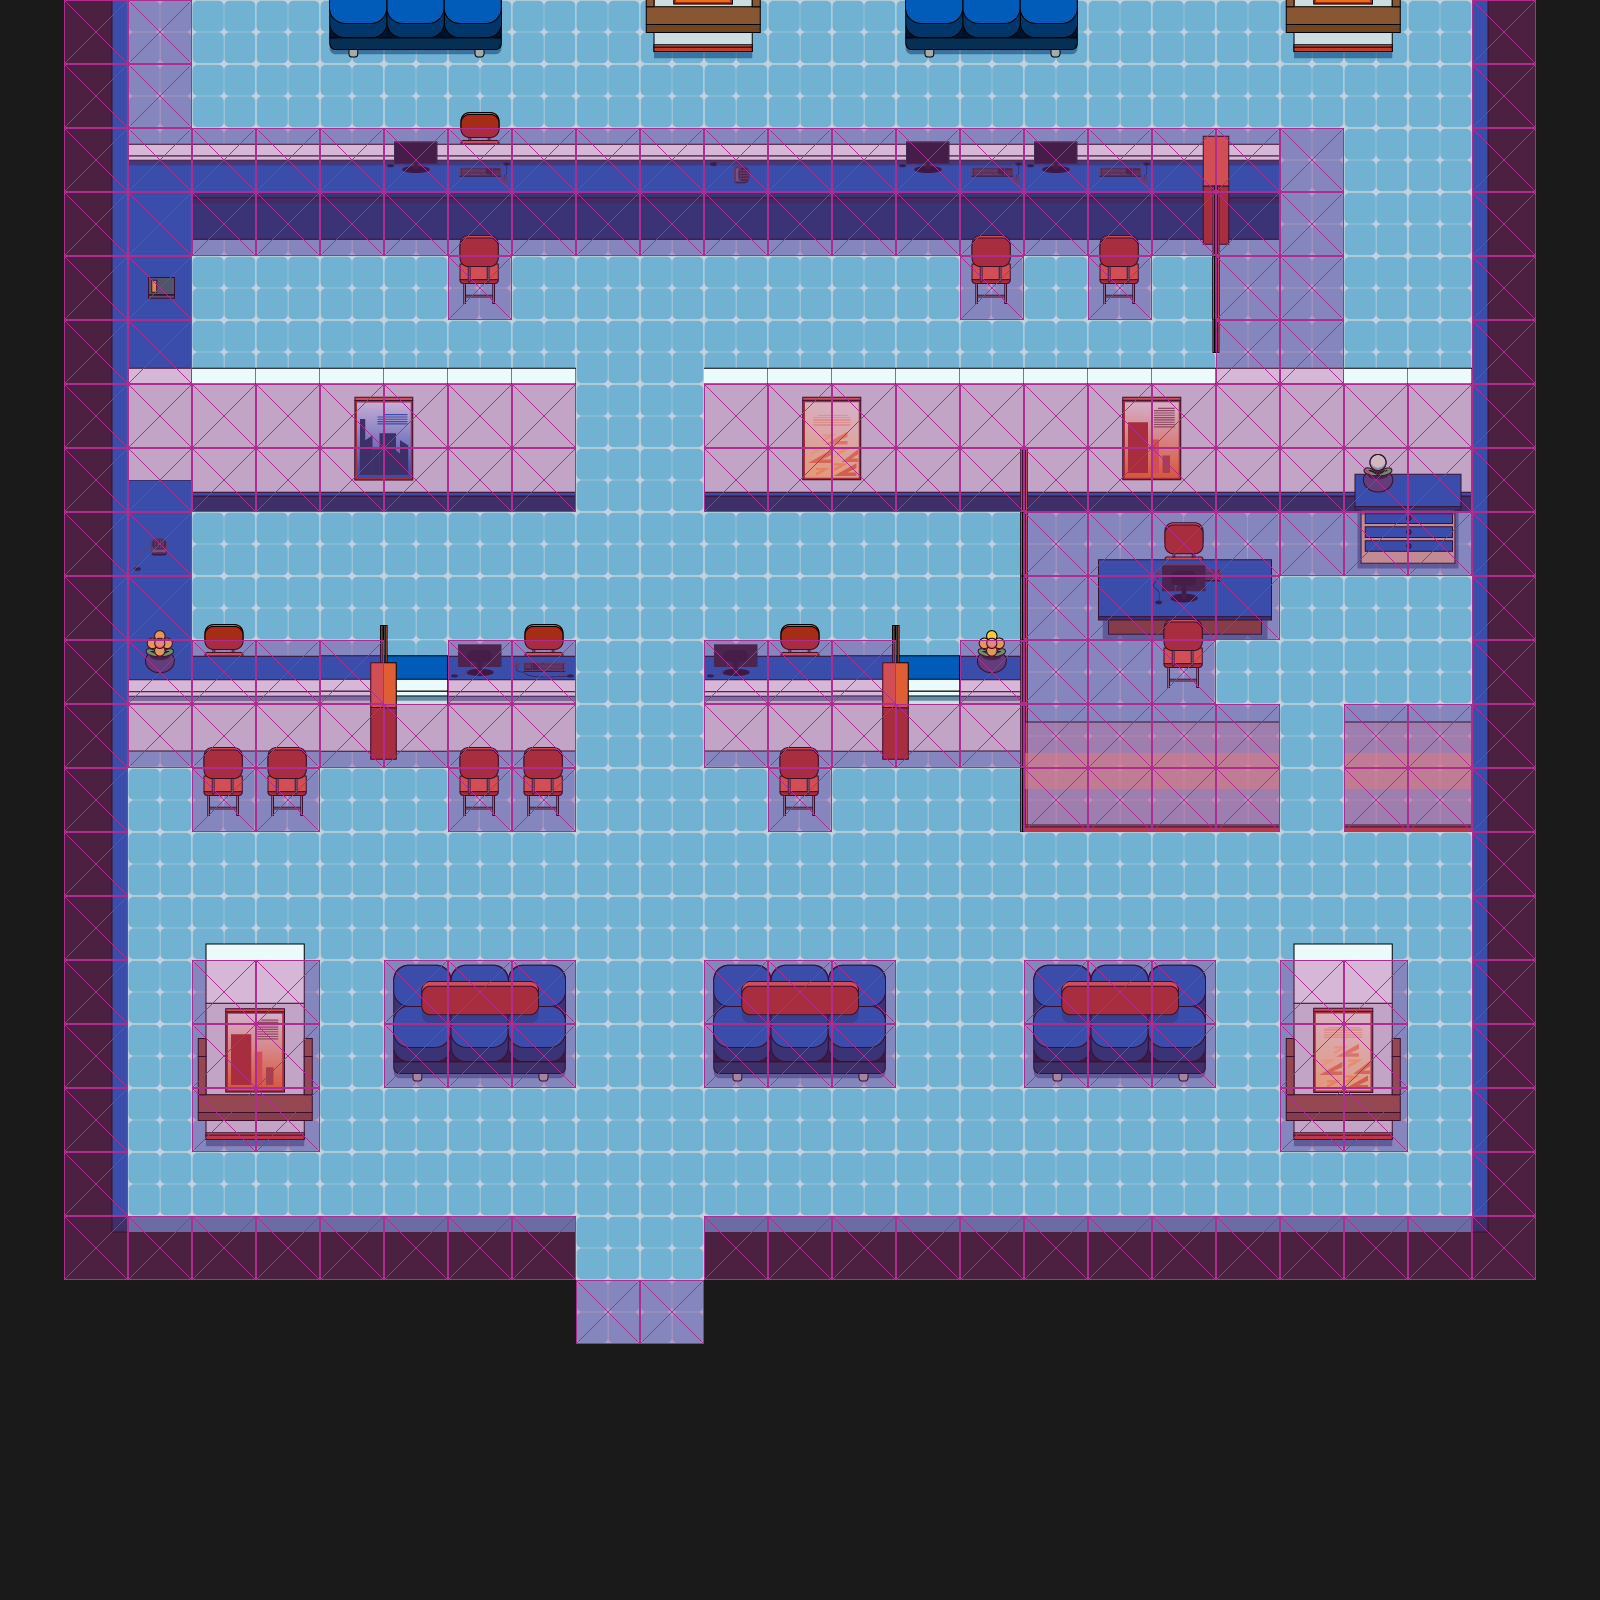

Below is a game level as drawn by its tile map, then a one-line description and the .tmx that defines it (tile-layer data replaced by summaries):
An orthogonal 25x25 tile map with 64x64 px tiles, 8 tile layers (Ground2, Ground, Middle0, Middle1, ...), 4 tilesets and 5 objects (2x npc, 2x go_to, Player).

<map version="1.4" tiledversion="1.4.1" orientation="orthogonal" renderorder="right-down" width="25" height="25" tilewidth="64" tileheight="64" infinite="0" nextlayerid="19" nextobjectid="102">
 <properties>
  <property name="theme" value="1" />
 </properties>
 <tileset firstgid="1" name="collision_tileset" tilewidth="64" tileheight="64" spacing="2" margin="1" tilecount="1" columns="1">
  <properties>
   <property name="collides" type="bool" value="false" />
  </properties>
  <image source="../tiles/collision_tileset.png" width="66" height="66" />
  <tile id="0">
   <properties>
    <property name="collides" type="bool" value="true" />
   </properties>
  </tile>
 </tileset>
 <tileset firstgid="2" name="utility_tiles" tilewidth="64" tileheight="64" spacing="2" margin="1" tilecount="16" columns="4">
  <image source="../tiles/utility_tiles.png" width="264" height="264" />
 </tileset>
 <tileset firstgid="18" name="Office Asset" tilewidth="64" tileheight="64" spacing="2" margin="1" tilecount="100" columns="4">
  <image source="../tiles/Office/Office Asset_extruded.png" width="264" height="1650" />
 </tileset>
 <tileset firstgid="118" name="Book" tilewidth="64" tileheight="64" spacing="2" margin="1" tilecount="4" columns="4">
  <image source="../tiles/Office/Book_extruded.png" width="264" height="66" />
 </tileset>
 <layer id="16" name="Ground2" width="25" height="25">
  <data>[625 cells, 175 non-empty, 11 distinct tile ids]</data>
 </layer>
 <layer id="1" name="Ground" width="25" height="25">
  <data>[625 cells, 478 non-empty, 10 distinct tile ids]</data>
 </layer>
 <layer id="15" name="Middle0" width="25" height="25">
  <data>[625 cells, 3 non-empty, 3 distinct tile ids]</data>
 </layer>
 <layer id="13" name="Middle1" width="25" height="25">
  <data>[625 cells, 137 non-empty, 55 distinct tile ids]</data>
 </layer>
 <layer id="14" name="Middle2" width="25" height="25">
  <data>[625 cells, 48 non-empty, 26 distinct tile ids]</data>
 </layer>
 <layer id="12" name="Middle3" width="25" height="25">
  <data>[625 cells, 10 non-empty, 6 distinct tile ids]</data>
 </layer>
 <layer id="18" name="Above" width="25" height="25">
  <data>[625 cells, 17 non-empty, 2 distinct tile ids]</data>
 </layer>
 <layer id="4" name="Collision" width="25" height="25">
  <data>[625 cells, 233 non-empty, 1 distinct tile ids]</data>
 </layer>
 <objectgroup id="7" name="Player">
  <object id="101" name="Player" type="Player" gid="14" x="601.286" y="1165.57" width="64" height="64">
   <properties>
    <property name="direction" value="u" />
   </properties>
  </object>
 </objectgroup>
 <objectgroup id="8" name="NPCs">
  <object id="99" name="Sales" type="npc" gid="14" x="899.26" y="698.747" width="64" height="64">
   <properties>
    <property name="dialogue_name" value="Kluster 2/RP_1_2_Telpon" />
    <property name="image_name" value="Spritesheet_CharacterNPC_PhoneIdle" />
    <property name="theme" value="&quot;&quot;" />
   </properties>
  </object>
  <object id="100" name="Book" type="npc" gid="14" x="385.5" y="700.875" width="64" height="64">
   <properties>
    <property name="dialogue_name" value="Kluster 2/RP_1_2_Buku" />
    <property name="image_name" value="Spritesheet_CharacterNPC_BookIdle" />
    <property name="theme" value="&quot;&quot;" />
   </properties>
  </object>
 </objectgroup>
 <objectgroup id="9" name="Monsters" visible="0" />
 <objectgroup id="5" name="Objects">
  <object id="82" type="go_to" x="-116.179" y="489.518" width="64" height="64">
   <properties>
    <property name="face_direction" value="r" />
    <property name="next_map_name" value="Taman bunga 3_1-2" />
    <property name="next_theme" value="1" />
    <property name="next_x_tile" type="int" value="12" />
    <property name="next_y_tile" type="int" value="1" />
   </properties>
  </object>
  <object id="98" type="go_to" gid="1073741826" x="609.919" y="1310.34" width="64" height="64" rotation="359.894">
   <properties>
    <property name="face_direction" value="d" />
    <property name="next_map_name" value="office_outdoor_1-2" />
    <property name="next_x_tile" type="int" value="7" />
    <property name="next_y_tile" type="int" value="8" />
   </properties>
  </object>
 </objectgroup>
</map>
